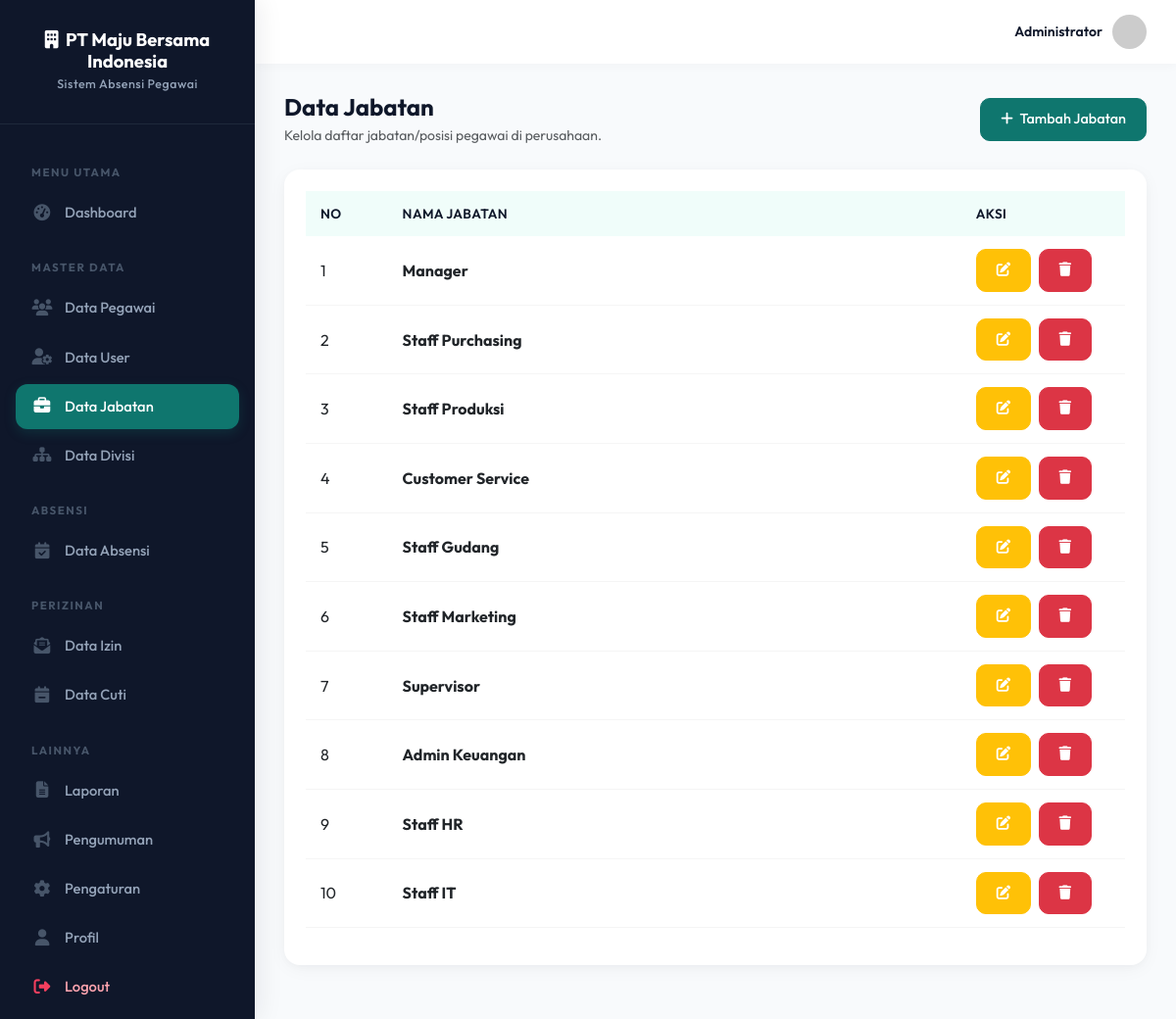
/admin/jabatan.php (signed in), run on the app's committed database.
### tables this page shows
CREATE TABLE jabatan (
    id INT AUTO_INCREMENT PRIMARY KEY,
    nama_jabatan VARCHAR(100) NOT NULL,
    created_at TIMESTAMP DEFAULT CURRENT_TIMESTAMP
);

### admin/jabatan.php (the view, shortened to what this page needs)
<?php
require_once 'layout/header.php';
$action = $_GET['action'] ?? 'list';
?>
<div class="page-content">
    <?php if ($action == 'list'): ?>
        <div class="d-flex justify-content-between align-items-center mb-4">
            <div>
                <h4 class="fw-bold mb-1">Data Jabatan</h4>
                <p class="text-muted small mb-0">Kelola daftar jabatan/posisi pegawai di perusahaan.</p>
            </div>
            <a href="?action=add" class="btn btn-primary"><i class="fas fa-plus me-1"></i> Tambah Jabatan</a>
        </div>
        <div class="card">
            <div class="card-body">
                <div class="table-responsive">
                    <table class="table table-hover">
                        <thead>
                            <tr>
                                <th width="10%">No</th>
                                <th>Nama Jabatan</th>
                                <th width="20%">Aksi</th>
                            </tr>
                        </thead>
                        <tbody>
                            <?php
                            $q = $conn->query("SELECT * FROM jabatan ORDER BY id DESC");
                            $no = 1;
                            if ($q->num_rows > 0):
                                while ($row = $q->fetch_assoc()):
                            ?>
                            <tr>
                                <td><?= $no++ ?></td>
                                <td><strong class="text-dark"><?= htmlspecialchars($row['nama_jabatan']) ?></strong></td>
                                <td>
                                    <a href="?action=edit&id=<?= $row['id'] ?>" class="btn btn-sm btn-warning me-1 text-white" title="Edit"><i class="fas fa-edit"></i></a>
                                    <a href="?action=delete&id=<?= $row['id'] ?>" class="btn btn-sm btn-danger" onclick="return confirm('Apakah Anda yakin ingin menghapus jabatan ini?')" title="Hapus"><i class="fas fa-trash"></i></a>
                                </td>
                            </tr>
                            <?php
                                endwhile;
                            else:
                            ?>
                            <tr>
                                <td colspan="3" class="text-center text-muted py-4">Belum ada data jabatan.</td>
                            </tr>
                            <?php endif; ?>
                        </tbody>
                    </table>
                </div>
            </div>
        </div>
    <?php endif; ?>
</div>
<?php require_once 'layout/footer.php'; ?>

### assets/css/style.css (style rules this page uses)
:root { --primary: #0f766e; --primary-dark: #0d9488; --primary-light: #f0fdfa; --secondary: #64748b; --success: #0d9488; --danger: #e11d48; --warning: #d97706; --info: #0284c7; --bg: #f8fafc; --white: #ffffff; --sidebar-w: 260px; --text: #0f172a; --text-muted: #64748b; --shadow: 0 4px 20px -2px rgba(15, 23, 42, 0.05), 0 2px 8px -1px rgba(15, 23, 42, 0.03); --radius: 16px; }
* { box-sizing: border-box; }
body { font-family: 'Outfit', sans-serif; background: var(--bg); color: var(--text); margin: 0; }
a { text-decoration: none; }
.page-content { padding: 30px; }
.card { border: none; border-radius: var(--radius); box-shadow: var(--shadow); background: var(--white); margin-bottom: 25px; }
.card-body { padding: 22px; }
.table thead th { background: var(--primary-light); color: var(--text); font-weight: 600; font-size: 0.85rem; text-transform: uppercase; letter-spacing: 0.4px; border-bottom: none; padding: 13px 15px; }
.table tbody td { padding: 13px 15px; vertical-align: middle; border-color: #f5f5f5; }
.btn { border-radius: 10px; font-weight: 500; padding: 10px 20px; font-size: 0.9rem; transition: all 0.2s; }
.btn-primary { background: var(--primary); border-color: var(--primary); }

### data on the page
jabatan: nama_jabatan "Manager"
jabatan: nama_jabatan "Staff Purchasing"
jabatan: nama_jabatan "Staff Produksi"
jabatan: nama_jabatan "Customer Service"
jabatan: nama_jabatan "Staff Gudang"
jabatan: nama_jabatan "Staff Marketing"
jabatan: nama_jabatan "Supervisor"
jabatan: nama_jabatan "Admin Keuangan"
jabatan: nama_jabatan "Staff HR"
jabatan: nama_jabatan "Staff IT"

### other printed values
NAMA_PERUSAHAAN "PT Maju Bersama Indonesia"
NAMA_SISTEM "Sistem Absensi Pegawai"
